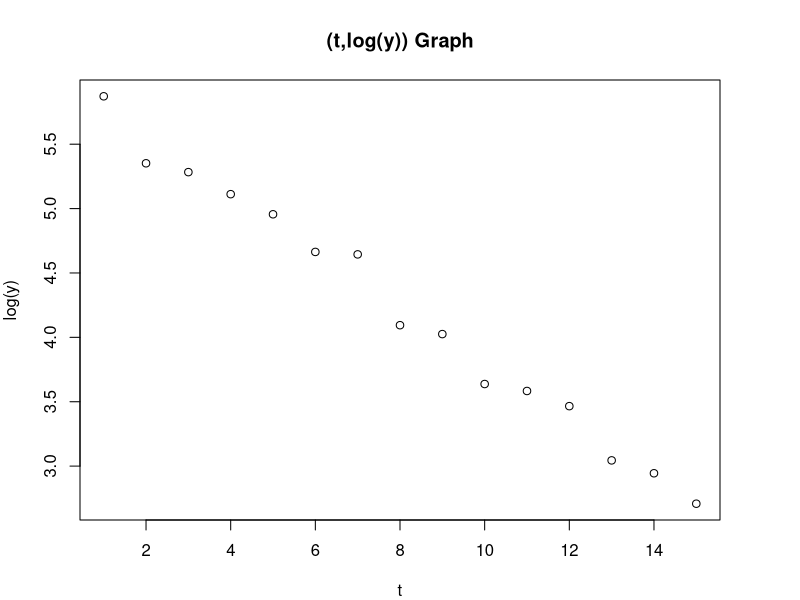
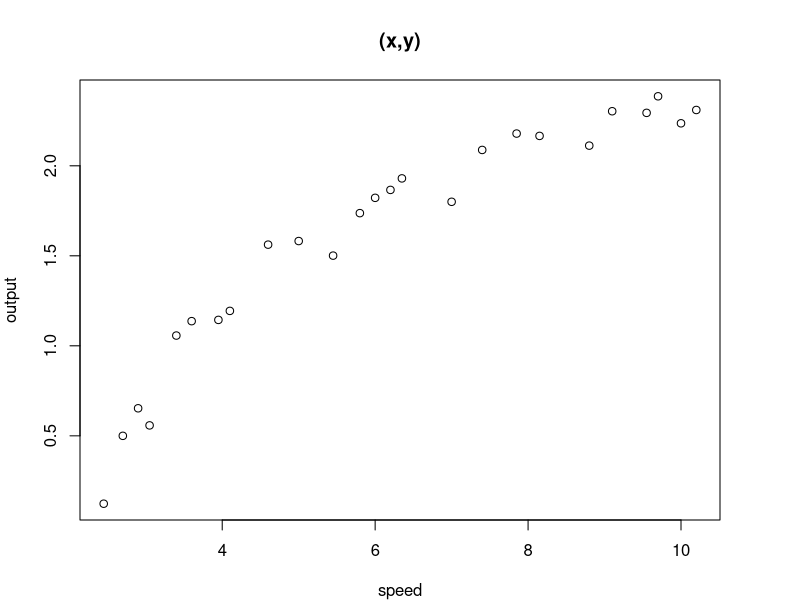
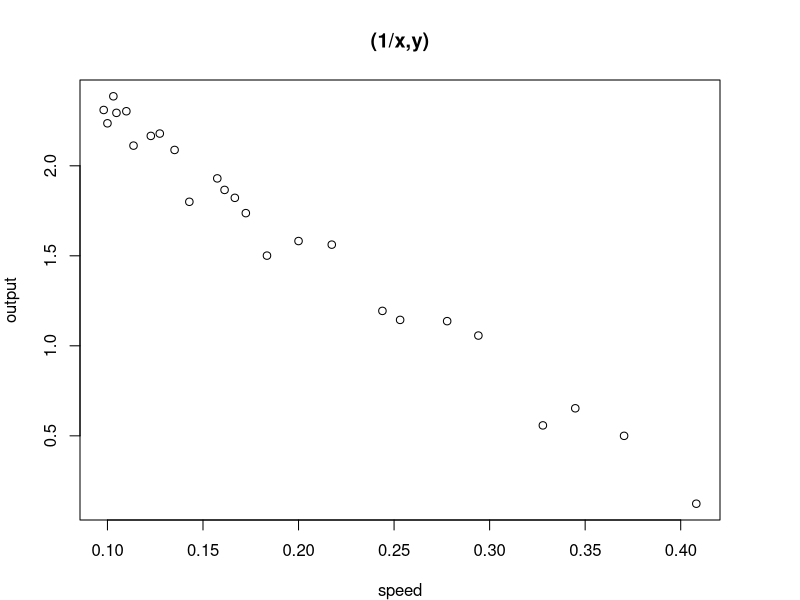
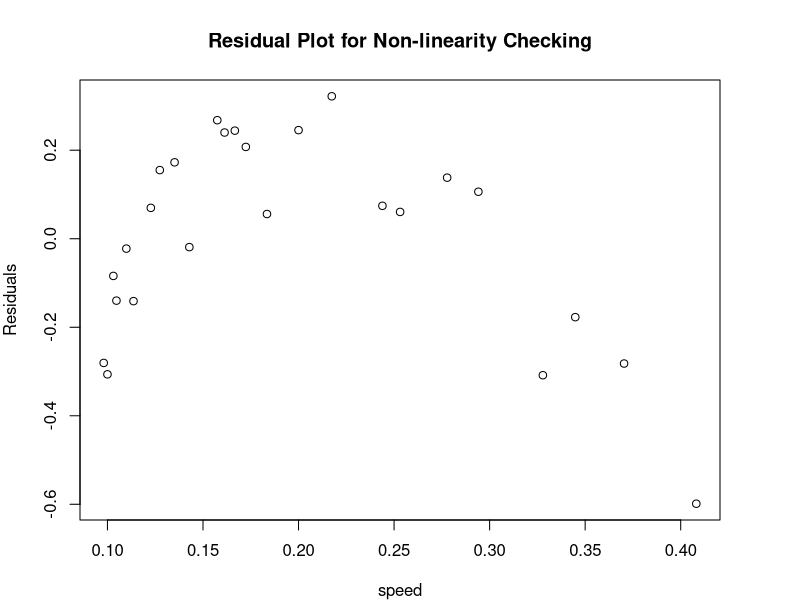
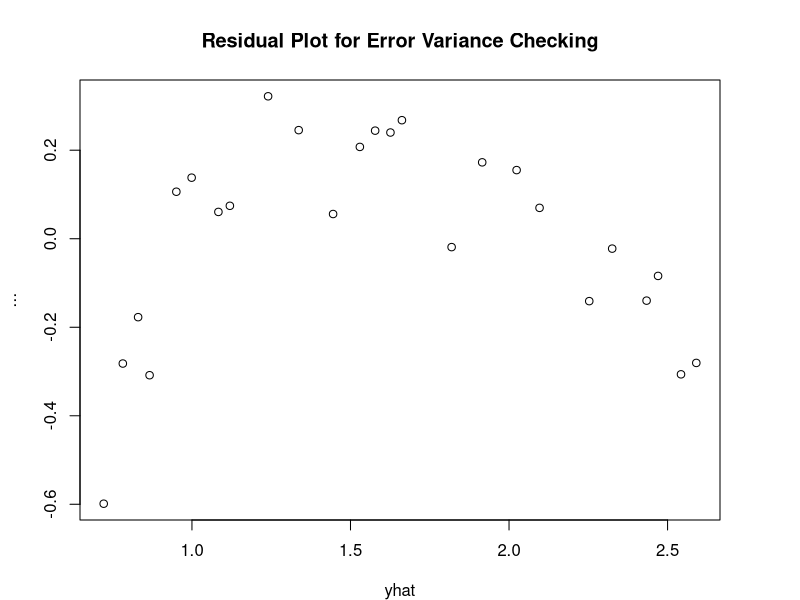
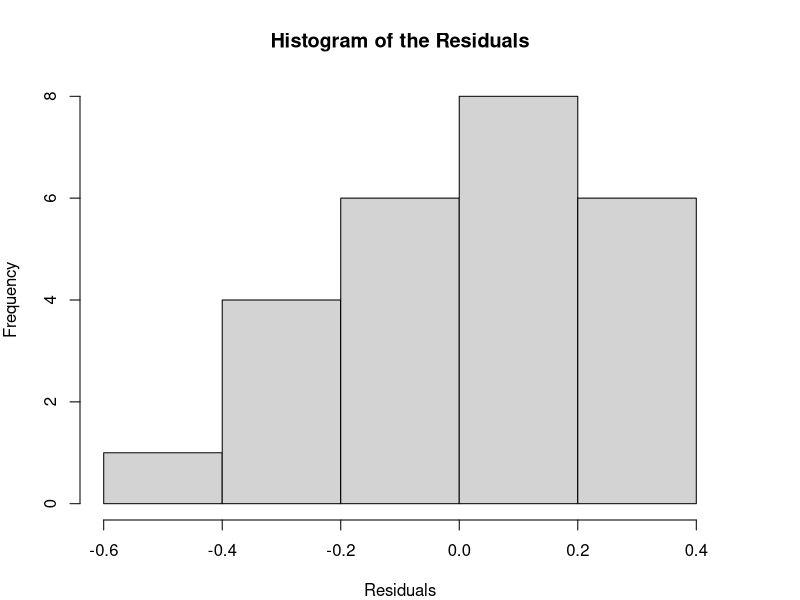
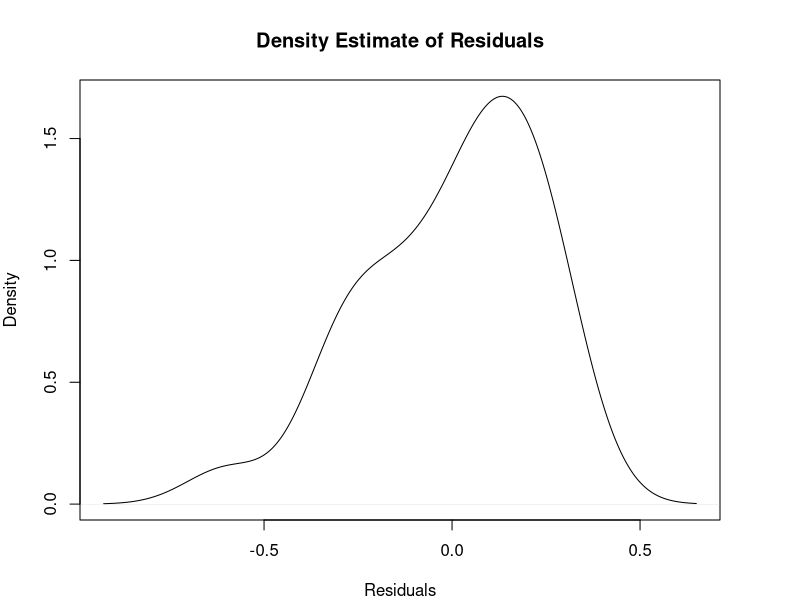
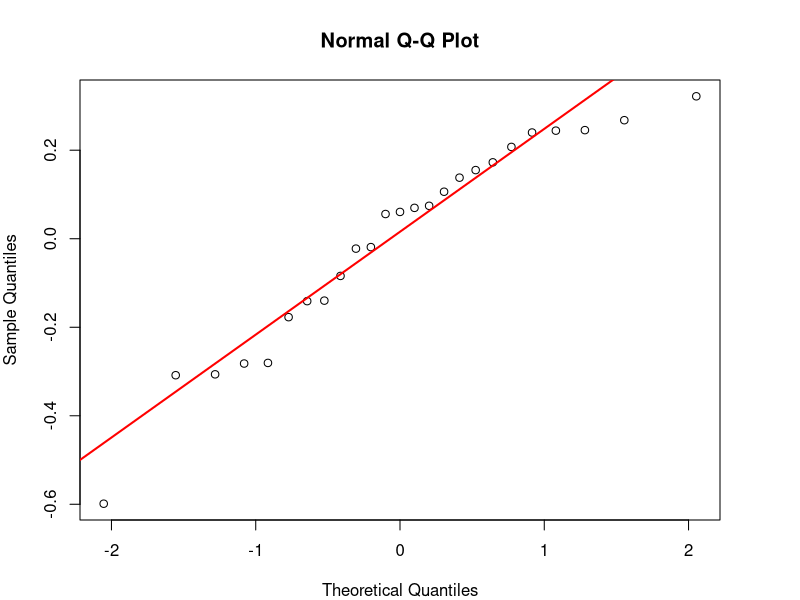

Here is the R script that generated these plots, in order: (Note: this script raises an error after producing the figures.)
getwd()
setwd("/Users/samuel/Desktop/stats/212/Homeworks/Data")

par(mfrow = c(1,1))
par(mar = c(4,4,4,4))

data <- read.table("BacteriaDeath.txt", header = TRUE)

t <- data[, 1]
y_t <- data[, 2]

#(t,y) Graph
#plot(x = t, y = y_t, xlab = "t", ylab = "y", main = "(t,y) Graph")

#(t, log(y)) graph
y_log <- log(y_t)
plot(x = t, y = y_log, xlab = "t", ylab = "log(y)", main = "(t,log(y)) Graph")

lm_fit <- lm(y_log~t)
#summary(lm_fit)
#equation: log(y) = 5.9732 - 0.2184t
# solving for y = e^(5.9732 - 0.2184t)

data <- read.table("WindSpeed.txt", header = TRUE)
output <- data[,1]
speed <- data[,2]

plot(x = speed,  y= output, xlab = "speed",  ylab= "output", main = "(x,y)")

speed2 <- (1 / (speed))
plot(x = speed2,  y= output, xlab = "speed",  ylab= "output", main = "(1/x,y)")

lim_fit <-lm(output~speed)
summary(lim_fit)

resid <-lim_fit$residuals
predict<-lim_fit$fitted.values

plot(speed2, resid, xlab="speed", ylab="Residuals", main = "Residual Plot for Non-linearity Checking")
plot(predict, resid,xlab="yhat", ylab="...", main ="Residual Plot for Error Variance Checking")

hist(resid,xlab ="Residuals", main = "Histogram of the Residuals", breaks = "FD")
plot(density(resid), xlab = "Residuals", ylab = "Density", main = "Density Estimate of Residuals") #density estimator
qqnorm(resid) #normal quantile plot
qqline(resid, col ="RED", lwd = 2)

summary(l)$r.squared


#for 99% CI
confint(lim_fit, level=0.99)

lim.fit <- lm(output~speed2)
#for 95% CI given an average
predict(lim.fit, newdata = data.frame(speed2=3.2), interval ="confidence", level=0.95)
#ask about this one

predict(lim.fit, data.frame(speed=9.05), interval ="prediction", level=0.95)

#equation: y = 2.9789 -6.935/x
